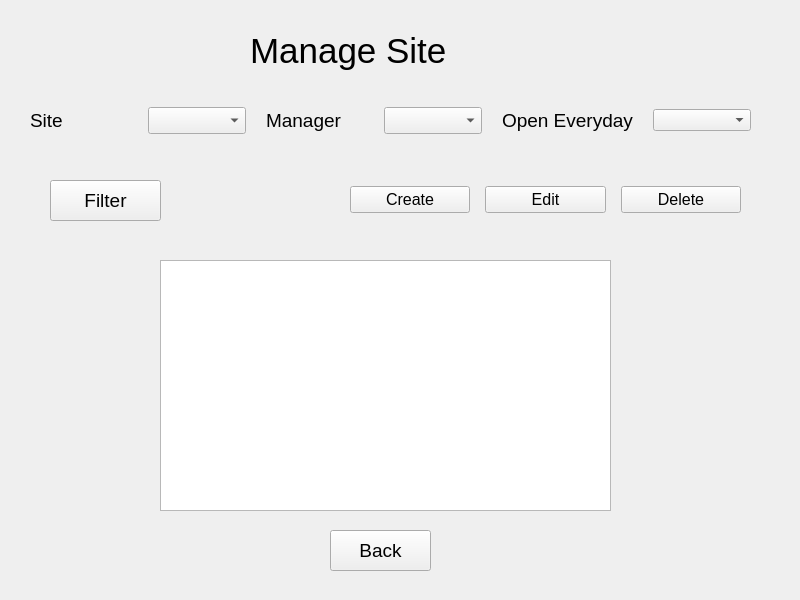
<?xml version="1.0" encoding="UTF-8"?>
<ui version="4.0">
 <class>adniministrator_manage_site</class>
 <widget class="QMainWindow" name="adniministrator_manage_site">
  <property name="geometry">
   <rect>
    <x>0</x>
    <y>0</y>
    <width>800</width>
    <height>600</height>
   </rect>
  </property>
  <property name="windowTitle">
   <string>Administrator Manage Site</string>
  </property>
  <widget class="QWidget" name="centralwidget">
   <widget class="QLabel" name="label">
    <property name="geometry">
     <rect>
      <x>250</x>
      <y>20</y>
      <width>221</width>
      <height>61</height>
     </rect>
    </property>
    <property name="font">
     <font>
      <pointsize>26</pointsize>
     </font>
    </property>
    <property name="text">
     <string>Manage Site</string>
    </property>
   </widget>
   <widget class="QWidget" name="horizontalLayoutWidget">
    <property name="geometry">
     <rect>
      <x>30</x>
      <y>100</y>
      <width>721</width>
      <height>41</height>
     </rect>
    </property>
    <layout class="QHBoxLayout" name="horizontalLayout">
     <property name="spacing">
      <number>20</number>
     </property>
     <item>
      <widget class="QLabel" name="label_2">
       <property name="font">
        <font>
         <pointsize>14</pointsize>
        </font>
       </property>
       <property name="text">
        <string>Site</string>
       </property>
      </widget>
     </item>
     <item>
      <widget class="QComboBox" name="site_comboBox">
       <property name="font">
        <font>
         <pointsize>12</pointsize>
        </font>
       </property>
      </widget>
     </item>
     <item>
      <widget class="QLabel" name="label_3">
       <property name="font">
        <font>
         <pointsize>14</pointsize>
        </font>
       </property>
       <property name="text">
        <string>Manager</string>
       </property>
      </widget>
     </item>
     <item>
      <widget class="QComboBox" name="manager_comboBox">
       <property name="font">
        <font>
         <pointsize>12</pointsize>
        </font>
       </property>
      </widget>
     </item>
     <item>
      <widget class="QLabel" name="label_4">
       <property name="font">
        <font>
         <pointsize>14</pointsize>
        </font>
       </property>
       <property name="text">
        <string>Open Everyday</string>
       </property>
      </widget>
     </item>
     <item>
      <widget class="QComboBox" name="open_everyday_comboBox"/>
     </item>
    </layout>
   </widget>
   <widget class="QPushButton" name="filter_btn">
    <property name="geometry">
     <rect>
      <x>50</x>
      <y>180</y>
      <width>111</width>
      <height>41</height>
     </rect>
    </property>
    <property name="font">
     <font>
      <pointsize>14</pointsize>
     </font>
    </property>
    <property name="text">
     <string>Filter</string>
    </property>
   </widget>
   <widget class="QWidget" name="horizontalLayoutWidget_2">
    <property name="geometry">
     <rect>
      <x>350</x>
      <y>160</y>
      <width>391</width>
      <height>80</height>
     </rect>
    </property>
    <layout class="QHBoxLayout" name="horizontalLayout_2">
     <property name="spacing">
      <number>15</number>
     </property>
     <item>
      <widget class="QPushButton" name="create_btn">
       <property name="font">
        <font>
         <pointsize>12</pointsize>
        </font>
       </property>
       <property name="text">
        <string>Create</string>
       </property>
      </widget>
     </item>
     <item>
      <widget class="QPushButton" name="edit_btn">
       <property name="font">
        <font>
         <pointsize>12</pointsize>
        </font>
       </property>
       <property name="text">
        <string>Edit</string>
       </property>
      </widget>
     </item>
     <item>
      <widget class="QPushButton" name="delete_btn">
       <property name="font">
        <font>
         <pointsize>12</pointsize>
        </font>
       </property>
       <property name="text">
        <string>Delete</string>
       </property>
      </widget>
     </item>
    </layout>
   </widget>
   <widget class="QPushButton" name="back_btn">
    <property name="geometry">
     <rect>
      <x>330</x>
      <y>530</y>
      <width>101</width>
      <height>41</height>
     </rect>
    </property>
    <property name="font">
     <font>
      <pointsize>14</pointsize>
     </font>
    </property>
    <property name="text">
     <string>Back</string>
    </property>
   </widget>
   <widget class="QTableWidget" name="tableWidget">
    <property name="geometry">
     <rect>
      <x>160</x>
      <y>260</y>
      <width>451</width>
      <height>251</height>
     </rect>
    </property>
   </widget>
  </widget>
 </widget>
 <resources/>
 <connections/>
</ui>
